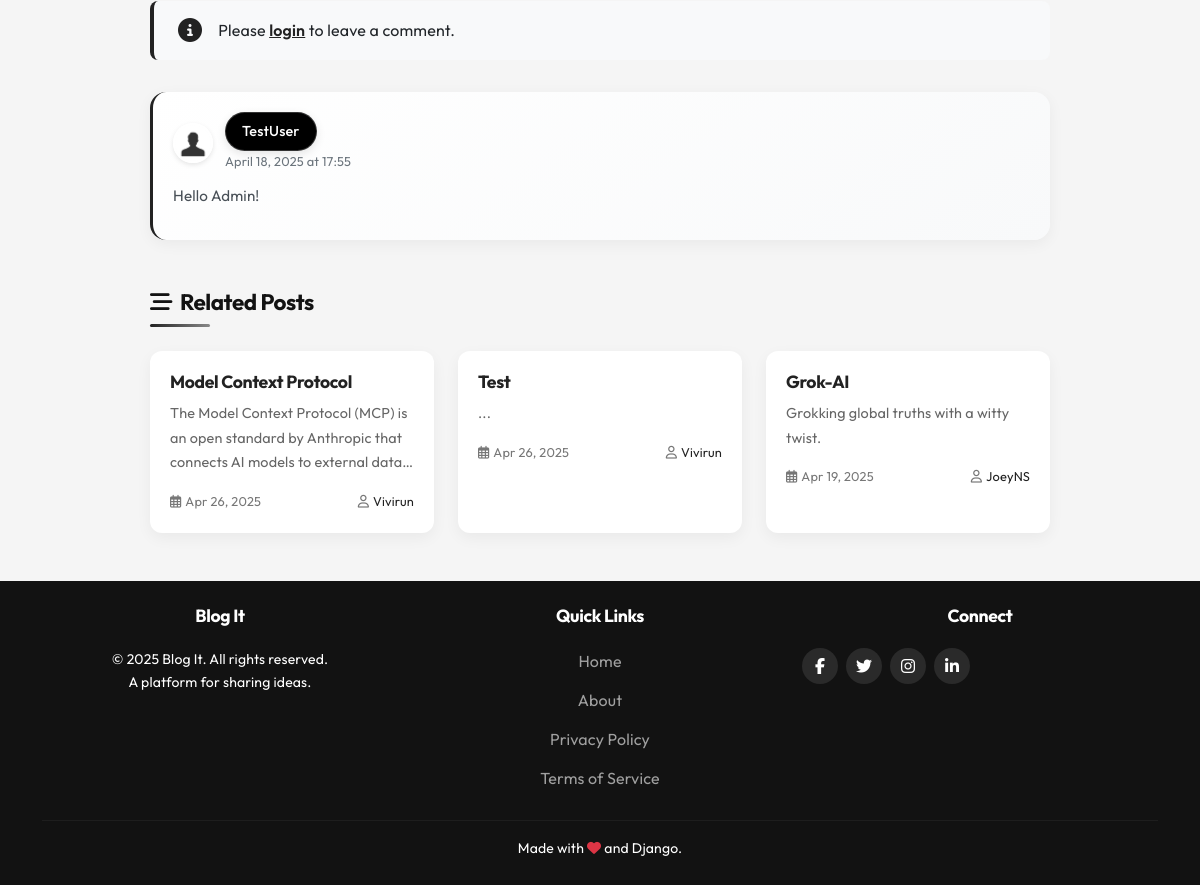
/post/2/ (lower part), run on an earlier commit of the app's database.
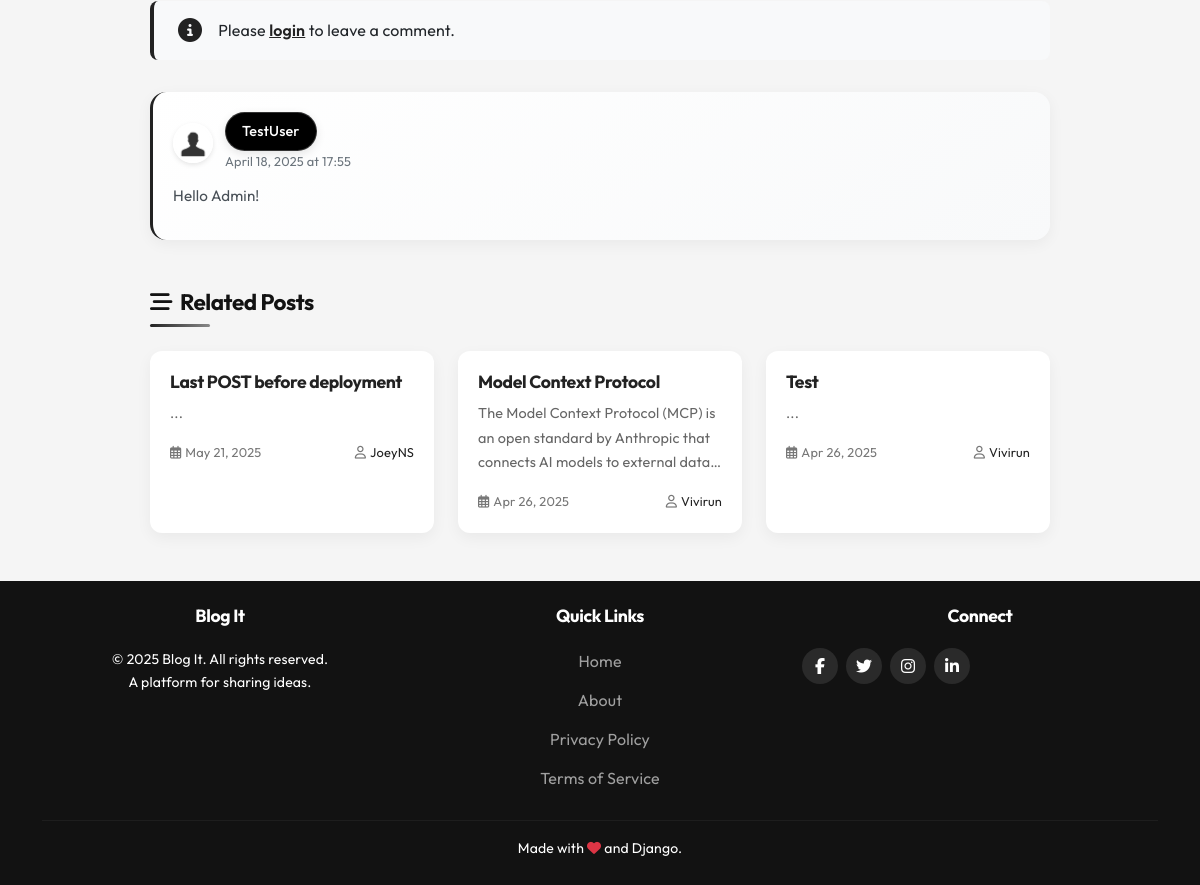
And on a later commit of the database.
### blog/models.py (models this page shows, shortened)
class Comment(models.Model):
    post = models.ForeignKey(Post, on_delete=models.CASCADE, related_name='comments')
    author = models.ForeignKey(User, on_delete=models.CASCADE)
    content = models.TextField()
    date_posted = models.DateTimeField(default=timezone.now)
    parent = models.ForeignKey('self', on_delete=models.CASCADE, null=True, blank=True, related_name='replies')
    class Meta:
        ordering = ['-date_posted']

class Post(models.Model):
    title = models.CharField(max_length=100)
    content = models.TextField()
    description = models.TextField(max_length=100, blank=True, help_text="A brief description to attract readers. If left empty, a generic description will be displayed.")
    date_posted = models.DateTimeField(default=timezone.now)
    author = models.ForeignKey(User, on_delete=models.CASCADE)
    slug = models.SlugField(max_length=100, unique=True, blank=True)
    tags = models.ManyToManyField(Tag, related_name='posts', blank=True)
    def get_absolute_url(self):
        return reverse('post-detail', kwargs={'pk': self.pk})

### users/models.py (models this page shows, shortened)
class Profile(models.Model):
    user = models.OneToOneField(User, on_delete=models.CASCADE)
    image = models.ImageField(default='default.jpg', upload_to='profile_pics')
    bio = models.TextField(default='', blank=True)  # Added bio field with default empty string
    join_date = models.DateTimeField(auto_now_add=True, null=True)
    twitter_url = models.URLField(max_length=200, blank=True, null=True)
    linkedin_url = models.URLField(max_length=200, blank=True, null=True)
    github_url = models.URLField(max_length=200, blank=True, null=True)

### blog/views.py (the view)
# urls.py: path('post/<int:pk>/', PostDetailView.as_view(), name='post-detail'),
class PostDetailView(DetailView):
    model = Post
    def get_context_data(self, **kwargs):
        context = super().get_context_data(**kwargs)
        post = self.get_object()
        assert isinstance(post, Post) # Add assertion here
        context['comment_form'] = CommentForm()
        post_tags_ids = post.tags.values_list('id', flat=True)
        similar_posts = Post.objects.filter(tags__in=post_tags_ids)\
            .exclude(pk=post.pk)\
            .annotate(same_tags=Count('tags'))\
            .order_by('-same_tags', '-date_posted')[:3]  # Get top 3 similar posts
        if not similar_posts.exists():
            similar_posts = Post.objects.all().exclude(pk=post.pk).order_by('-date_posted')[:3]
        context['related_posts'] = similar_posts
        return context

### blog/context_processors.py (called while the page is built)
def popular_tags(request):
    tags = Tag.objects.annotate(post_count=Count('posts')).order_by('-post_count')[:5]
    return {'popular_tags': tags}

def search_form_context(request):
    return {'search_form': SearchForm()}

### blog/templates/blog/post_detail.html (shortened to what this page needs)
{% extends "blog/base.html" %}
{% load crispy_forms_tags %}
{% block content%}
<div class="main-container">
    <div class="comments-section">
        {% if user.is_authenticated %}
        <div class="comment-form-container">
            <form method="POST" action="{% url 'add-comment' object.id %}">
                {% csrf_token %}
                {{ comment_form|crispy }}
                <div class="d-flex justify-content-end mt-3">
                    <button type="submit" class="comment-form-btn">
                        <i class="far fa-paper-plane"></i> Post Comment
                    </button>
                </div>
            </form>
        </div>
        {% else %}
        <div class="alert-login">
            <i class="fas fa-info-circle"></i>
            <div>Please <a href="{% url 'login' %}">login</a> to leave a comment.</div>
        </div>
        {% endif %}
        {% if object.comments.exists %}
            {% for comment in object.comments.all %}
                {% if not comment.parent %}
                <div class="comment-card" id="comment-{{ comment.id }}">
                    <div class="comment-header">
                        <img class="comment-author-img" src="{{ comment.author.profile.image.url }}" alt="{{ comment.author }}'s profile image">
                        <div>
                            <a class="username-box" href="{% url 'user-profile' comment.author.username %}">{{ comment.author.username }}
                            </a>
                            <div class="comment-date">{{ comment.date_posted|date:"F d, Y" }} at {{ comment.date_posted|time:"H:i" }}</div>
                        </div>
                    </div>
                    <div class="comment-content">
                        {{ comment.content|linebreaksbr }}
                    </div>
                    </div>
                {% endif %}
            {% endfor %}
        {% else %}
            <div class="no-comments-message">
                <i class="far fa-comment-dots d-block"></i>
                <p>No comments yet. Be the first to share your thoughts!</p>
            </div>
        {% endif %}
    </div>
    {% if related_posts %}
    <div class="related-posts">
        <h3 class="related-posts-title"><i class="fas fa-stream me-2"></i>Related Posts</h3>
        <div class="related-posts-grid">
            {% for related_post in related_posts %}
            <div class="related-post-card">
                <div class="related-post-content">
                    <h5 class="related-post-title"><a href="{{ related_post.get_absolute_url }}">{{ related_post.title }}</a></h5>
                    <p class="related-post-excerpt">{{ related_post.description|default:related_post.content|striptags|truncatewords:20 }}</p>
                    <div class="related-post-meta">
                        <span><i class="far fa-calendar-alt me-1"></i>{{ related_post.date_posted|date:"M d, Y" }}</span>
                        <span><i class="far fa-user me-1"></i><a href="{% url 'user-profile' related_post.author.username %}">{{ related_post.author.username }}</a></span>
                    </div>
                </div>
            </div>
            {% endfor %}
        </div>
    </div>
    {% endif %}
</div>
{% endblock content %}

### blog/templates/blog/base.html (shortened to what this page needs)
{% load static %}
<!doctype html>
<html lang="en">
<head>
    <link href="https://cdn.jsdelivr.net/npm/bootstrap@5.3.2/dist/css/bootstrap.min.css" rel="stylesheet">
    <link rel="stylesheet" type="text/css" href="{% static 'blog/main.css' %}">
    <link rel="stylesheet" href="https://cdnjs.cloudflare.com/ajax/libs/font-awesome/6.5.0/css/all.min.css">
</head>
<body>
    <main role="main" class="container mt-5 pt-4">
        <div class="row">
            <div class="col-md-12">
                {% block content %}{% endblock %}
            </div>
        </div>
    </main>
    <footer class="mt-auto py-4 text-center text-white" style="background-color: #121212;">
        <div class="container">
            <div class="row">
                <div class="col-md-4 mb-3 mb-md-0">
                    <h5>Blog It</h5>
                    <p class="small">&copy; {% now "Y" %} Blog It. All rights reserved. <br> A platform for sharing ideas.</p>
                </div>
                <div class="col-md-4 mb-3 mb-md-0">
                    <h5>Quick Links</h5>
                    <ul class="list-unstyled">
                        <li><a href="{% url 'blog-home' %}">Home</a></li>
                        <li><a href="{% url 'blog-about' %}">About</a></li>
                        <li><a href="#">Privacy Policy</a></li>
                        <li><a href="#">Terms of Service</a></li>
                    </ul>
                </div>
                <div class="col-md-4">
                    <h5>Connect</h5>
                    <div class="social-links d-flex justify-content-center justify-content-md-start">
                        <a href="#" class="social-link me-2"><i class="fab fa-facebook-f"></i></a>
                        <a href="#" class="social-link me-2"><i class="fab fa-twitter"></i></a>
                        <a href="#" class="social-link me-2"><i class="fab fa-instagram"></i></a>
                        <a href="#" class="social-link"><i class="fab fa-linkedin-in"></i></a>
                    </div>
                </div>
            </div>
            <hr class="my-3" style="border-color: rgba(255,255,255,0.2);"/>
            <p class="small mb-0">Made with <i class="fas fa-heart text-danger"></i> and Django.</p>
        </div>
    </footer>
</body>
</html>

### blog/static/blog/main.css (style rules this page uses)
body { background: #fafafa; color: #333333; margin-top: 5rem; }
h1, h2, h3, h4, h5, h6 { color: #444444; }
ul { margin: 0; }

### blog/templates/blog/base.html (style rules this page uses)
.username-box { padding: 0.5rem 1.1rem; background-color: transparent; border: 1px solid rgba(255,255,255,0.2); }
:root { --primary: #222222; --primary-hover: #000000; --accent: #888888; --accent-hover: #666666; --secondary: #505050; --success: #2c6e49; --danger: #c1121f; --warning: #cc9700; --info: #4a6fa5; --light: #f8f9fa; --dark: #121212; --gray-100: #f8f9fa; --gray-200: #e9ecef; --gray-300: #dee2e6; --gray-400: #ced4da; --gray-500: #adb5bd; --gray-600: #6c757d; --gray-700: #495057; --gray-800: #343a40; --gray-900: #212529; --body-bg: #f5f5f5; --card-bg: #ffffff; --text-main: #212529; --text-secondary: #505050; --text-muted: #6c757d; --border-radius: 0.5rem; --box-shadow: 0 5px 15px rgba(0, 0, 0, 0.05); --transition: 0.2s ease-in-out; }
body { font-family: 'Outfit', sans-serif; background-color: var(--body-bg); color: var(--text-main); padding-top: 76px; line-height: 1.7; font-size: 1rem; letter-spacing: 0.01em; }
main.container { padding-top: 2rem; padding-bottom: 3rem; max-width: 1280px; }
h1, h2, h3, h4, h5, h6 { color: var(--text-main); font-weight: 700; letter-spacing: -0.02em; line-height: 1.3; }
a { color: var(--primary); text-decoration: none; transition: color 0.15s ease; }
footer { background-color: var(--dark); color: rgba(255, 255, 255, 0.75); padding: 3rem 0 2rem; margin-top: 3rem; }
footer h5 { color: white; font-weight: 700; font-size: 1.1rem; margin-bottom: 1.25rem; }
footer a { color: rgba(255, 255, 255, 0.6); transition: color 0.15s ease; }
footer .social-link { display: inline-flex; align-items: center; justify-content: center; width: 36px; height: 36px; border-radius: 50%; background-color: rgba(255, 255, 255, 0.1); color: white; transition: all 0.2s ease; margin-right: 0.75rem; }
footer .list-unstyled li { margin-bottom: 0.75rem; }
.username-box { display: inline-flex; align-items: center; background-color: #000000; color: white !important; border-radius: 50px; padding: 0.4rem 1rem; margin-right: 0.5rem; font-weight: 500; font-size: 0.9rem; transition: all 0.2s ease; text-decoration: none !important; position: relative; box-shadow: 0 3px 10px rgba(0, 0, 0, 0.1); }
.username-box::after { content: ''; position: absolute; width: 100%; transform: scaleX(0); height: 2px; bottom: -2px; left: 0; background-color: white; transform-origin: bottom right; transition: transform 0.25s ease-out; }

What changed in the data, as far as the page shows it:
no longer on this page (row unchanged): Post: title "Grok-AI", description "Grokking global truths with a witty twist.", date_posted "Apr 19, 2025", author.username "JoeyNS"
added Post: title "Last POST before deployment", description "...", date_posted "May 21, 2025", author.username "JoeyNS"
